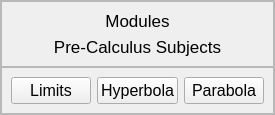
                     <widget class="QFrame" name="frame_15">
                      <property name="frameShape">
                       <enum>QFrame::StyledPanel</enum>
                      </property>
                      <property name="frameShadow">
                       <enum>QFrame::Raised</enum>
                      </property>
                      <layout class="QVBoxLayout" name="verticalLayout_23">
                       <property name="spacing">
                        <number>0</number>
                       </property>
                       <property name="leftMargin">
                        <number>0</number>
                       </property>
                       <property name="topMargin">
                        <number>0</number>
                       </property>
                       <property name="rightMargin">
                        <number>0</number>
                       </property>
                       <property name="bottomMargin">
                        <number>0</number>
                       </property>
                       <item>
                        <widget class="QFrame" name="frame_13">
                         <property name="frameShape">
                          <enum>QFrame::StyledPanel</enum>
                         </property>
                         <property name="frameShadow">
                          <enum>QFrame::Raised</enum>
                         </property>
                         <layout class="QVBoxLayout" name="verticalLayout_24">
                          <item>
                           <widget class="QLabel" name="label_14">
                            <property name="font">
                             <font>
                              <pointsize>13</pointsize>
                             </font>
                            </property>
                            <property name="text">
                             <string>Modules</string>
                            </property>
                            <property name="alignment">
                             <set>Qt::AlignCenter</set>
                            </property>
                           </widget>
                          </item>
                          <item>
                           <widget class="QLabel" name="label_20">
                            <property name="font">
                             <font>
                              <pointsize>13</pointsize>
                             </font>
                            </property>
                            <property name="text">
                             <string>Pre-Calculus Subjects</string>
                            </property>
                            <property name="alignment">
                             <set>Qt::AlignCenter</set>
                            </property>
                           </widget>
                          </item>
                         </layout>
                        </widget>
                       </item>
                       <item>
                        <widget class="QFrame" name="frame_14">
                         <property name="frameShape">
                          <enum>QFrame::StyledPanel</enum>
                         </property>
                         <property name="frameShadow">
                          <enum>QFrame::Raised</enum>
                         </property>
                         <layout class="QHBoxLayout" name="horizontalLayout_13">
                          <item alignment="Qt::AlignHCenter">
                           <widget class="QPushButton" name="limits_pushButton">
                            <property name="font">
                             <font>
                              <pointsize>12</pointsize>
                              <weight>50</weight>
                              <bold>false</bold>
                             </font>
                            </property>
                            <property name="styleSheet">
                             <string notr="true">QPushButton#limits_pushButton:hover{
	background-color: rgb(145, 173, 179);
	border-radius: 5px
}
QPushButton#limits_pushButton:pressed{
	background-color: rgb(78, 93, 100);
}
</string>
                            </property>
                            <property name="text">
                             <string>Limits</string>
                            </property>
                            <property name="icon">
                             <iconset resource="res.qrc">
                              <normaloff>:/icons/icons/book.svg</normaloff>:/icons/icons/book.svg</iconset>
                            </property>
                            <property name="iconSize">
                             <size>
                              <width>50</width>
                              <height>50</height>
                             </size>
                            </property>
                           </widget>
                          </item>
                          <item alignment="Qt::AlignHCenter">
                           <widget class="QPushButton" name="hyperbola_pushButton">
                            <property name="font">
                             <font>
                              <pointsize>12</pointsize>
                             </font>
                            </property>
                            <property name="styleSheet">
                             <string notr="true">QPushButton#hyperbola_pushButton:hover{
	background-color: rgb(145, 173, 179);
	border-radius: 5px
}
QPushButton#hyperbola_pushButton:pressed{
	background-color: rgb(78, 93, 100);
}
</string>
                            </property>
                            <property name="text">
                             <string>Hyperbola</string>
                            </property>
                            <property name="icon">
                             <iconset resource="res.qrc">
                              <normaloff>:/icons/icons/book.svg</normaloff>:/icons/icons/book.svg</iconset>
                            </property>
                            <property name="iconSize">
                             <size>
                              <width>50</width>
                              <height>50</height>
                             </size>
                            </property>
                           </widget>
                          </item>
                          <item alignment="Qt::AlignHCenter">
                           <widget class="QPushButton" name="parabola_pushButton">
                            <property name="font">
                             <font>
                              <pointsize>12</pointsize>
                             </font>
                            </property>
                            <property name="styleSheet">
                             <string notr="true">QPushButton#parabola_pushButton:hover{
	background-color: rgb(145, 173, 179);
	border-radius: 5px
}
QPushButton#parabola_pushButton:pressed{
	background-color: rgb(78, 93, 100);
}
</string>
                            </property>
                            <property name="text">
                             <string>Parabola</string>
                            </property>
                            <property name="icon">
                             <iconset resource="res.qrc">
                              <normaloff>:/icons/icons/book.svg</normaloff>:/icons/icons/book.svg</iconset>
                            </property>
                            <property name="iconSize">
                             <size>
                              <width>50</width>
                              <height>50</height>
                             </size>
                            </property>
                           </widget>
                          </item>
                         </layout>
                        </widget>
                       </item>
                      </layout>
                     </widget>
